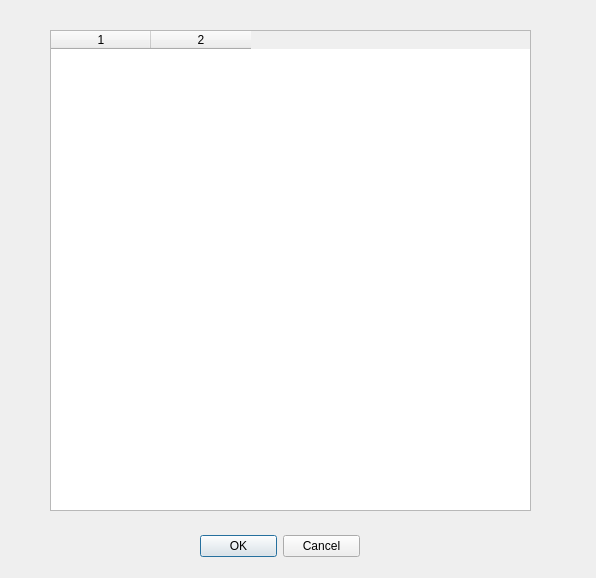
<ui version="4.0" >
 <class>InputParameterDialog</class>
 <widget class="QDialog" name="InputParameterDialog" >
  <property name="geometry" >
   <rect>
    <x>0</x>
    <y>0</y>
    <width>596</width>
    <height>578</height>
   </rect>
  </property>
  <property name="windowTitle" >
   <string>Input Parameters</string>
  </property>
  <widget class="QDialogButtonBox" name="okCancelButtons" >
   <property name="geometry" >
    <rect>
     <x>200</x>
     <y>530</y>
     <width>160</width>
     <height>32</height>
    </rect>
   </property>
   <property name="orientation" >
    <enum>Qt::Horizontal</enum>
   </property>
   <property name="standardButtons" >
    <set>QDialogButtonBox::Cancel|QDialogButtonBox::NoButton|QDialogButtonBox::Ok</set>
   </property>
  </widget>
  <widget class="QTableWidget" name="_inputList" >
   <property name="geometry" >
    <rect>
     <x>50</x>
     <y>30</y>
     <width>481</width>
     <height>481</height>
    </rect>
   </property>
   <property name="editTriggers" >
    <set>QAbstractItemView::AnyKeyPressed|QAbstractItemView::DoubleClicked|QAbstractItemView::EditKeyPressed|QAbstractItemView::NoEditTriggers</set>
   </property>
   <property name="columnCount" >
    <number>2</number>
   </property>
   <column/>
   <column/>
  </widget>
 </widget>
 <resources/>
 <connections>
  <connection>
   <sender>okCancelButtons</sender>
   <signal>accepted()</signal>
   <receiver>InputParameterDialog</receiver>
   <slot>accept()</slot>
   <hints>
    <hint type="sourcelabel" >
     <x>248</x>
     <y>254</y>
    </hint>
    <hint type="destinationlabel" >
     <x>157</x>
     <y>274</y>
    </hint>
   </hints>
  </connection>
  <connection>
   <sender>okCancelButtons</sender>
   <signal>rejected()</signal>
   <receiver>InputParameterDialog</receiver>
   <slot>reject()</slot>
   <hints>
    <hint type="sourcelabel" >
     <x>316</x>
     <y>260</y>
    </hint>
    <hint type="destinationlabel" >
     <x>286</x>
     <y>274</y>
    </hint>
   </hints>
  </connection>
 </connections>
</ui>
